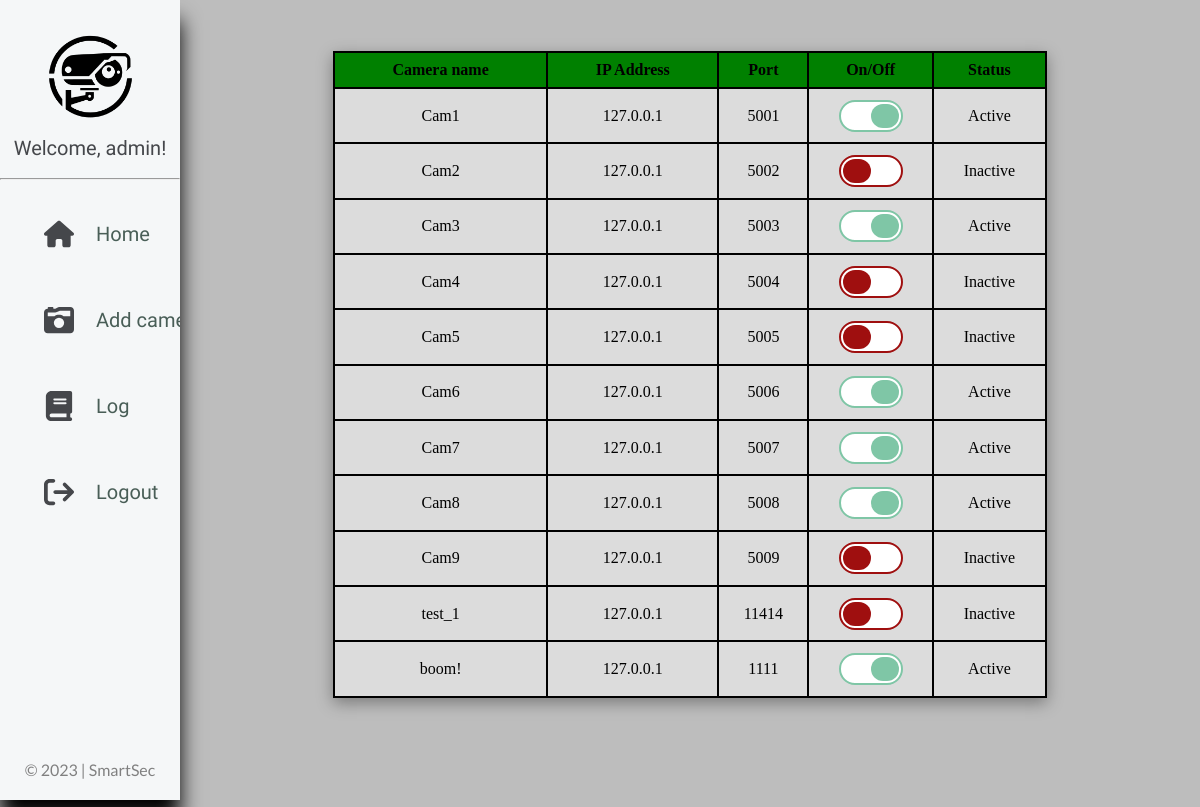
The app's page /detailed_view (signed in), older data.
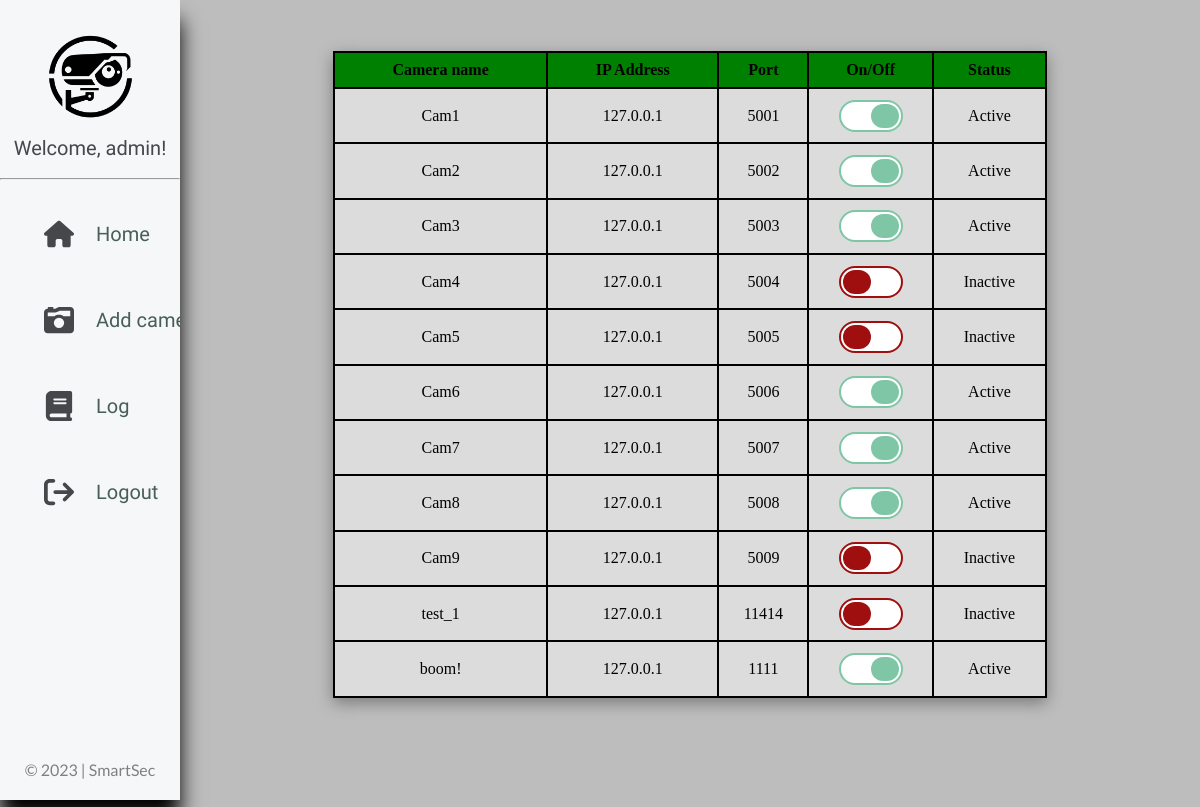
The same page, newer data.
### tables this page shows
CREATE TABLE t_cameras (cname TEXT, port INTEGER, status TEXT, lat FLOAT, lng FLOAT);

### server.py (the view)
@app.route('/detailed_view')
def detailed_view():
    if not session.get('loggedin_as'):
        return redirect('/login')
    Cameras = fetch_all_camera_from_db()
    return render_template('detailedView.html',cameras=Cameras, user=session.get('loggedin_as'))

### server.py (called while the page is built)
def dict_factory(cursor, row):
    d = {}
    for idx, col in enumerate(cursor.description):
        d[col[0]] = row[idx]
    return d

def fetch_all_camera_from_db():
    connect = sqlite3.connect('database.db')
    cursor = connect.cursor()
    cursor.row_factory = dict_factory
    cursor.execute('SELECT * FROM t_cameras')
    Cameras = cursor.fetchall()
    return Cameras

### templates/detailedView.html (shortened to what this page needs)
{% extends 'base.html' %}
{% block body %}
<table class="rwd-table">
    <tr class="table-header">
        <th>Camera name</th>
        <th>IP Address</th>
        <th>Port</th>
        <th>On/Off</th>
        <th>Status</th>
    </tr>
    {% for cam_info in cameras %}
    <tr class="table-entry">
        <td data-th="Camera name">{{cam_info.cname}}</td>
        <td data-th="IP Address">127.0.0.1</td>
        <td data-th="port">{{cam_info.port}}</td>
        <td data-th="On/Off" class="button-values">
            <div class="middle-button">
                <label class="tgl-btn{% if cam_info.status == 'Inactive' %} red{% endif %}" for="cb{{ loop.index }}"></label>
            </div>
        </td>
        <td data-th="Status">{{cam_info.status}}</td>
    </tr>
    {% endfor %}
</table>
{% endblock %}

### templates/base.html (shortened to what this page needs)
<!DOCTYPE html>
<html lang="en">
    <head>
        <link rel="stylesheet" href="{{ url_for('static', filename='css/main.css')}}">
        <link rel="stylesheet" href="https://cdnjs.cloudflare.com/ajax/libs/font-awesome/4.7.0/css/font-awesome.min.css">
    </head>
<body>
    <div class="sidepanel">
        <img class="sidepanel-logo" src="{{ url_for('static', filename='new-logo-black.png')}}">
        <p style="margin-top: -10%;" class="sidepanel-urls">Welcome, {{ user[0] }}!</p>
        <hr>
        <a id = "style-3" class="sidepanel-urls" href="{{ url_for('home') }}"><span><i class="fa fa-home"></i>Home</span></a>
        {% if user[2] == 'admin' %}
        <a id="style-3" class="sidepanel-urls" href="{{ url_for('show_add_page') }}"><span> <i class="fa fa-camera-retro fa-lg" aria-hidden="true"></i>Add camera</span></a>
        <a id = "style-3" class="sidepanel-urls" href="{{ url_for('log') }}"><span><i class="fa fa-book" aria-hidden="true"></i>Log</span></a>
        {% endif %}
        <a id = "style-3" class="sidepanel-urls" href="{{ url_for('logout') }}"><span> <i class="fa fa-sign-out"></i>Logout</span></a>
        <div class="footer"><p>© 2023 | SmartSec</p></div>
    </div>
    <div class="main-container">
        {% block body %}{% endblock %}
    </div>
</body>
</html>

### static/css/main.css (style rules this page uses)
:root { --text: #18272F; }
body { background-color: #bdbdbd; margin: 0%; }
.sidepanel { background-color: #EEEEEE; font-family: 'Oswald'; width: 15%; height: 100vh; position: fixed; top: 0%; left: 0%; box-shadow: 0px 20px 20px; z-index: 1; background-color: #F5F7F8; overflow: hidden; }
.sidepanel .footer { width: 100%; position: absolute; top: 93%; }
.sidepanel .footer p { font-family: Lato, sans-serif; color: grey; font-weight: 400; text-align: center; }
.sidepanel-logo { width: 75%; margin: auto; padding-top: 5%; display: block; }
.sidepanel-urls { width: 100%; display: block; font-family: 'Oswald', sans-serif; color: black; font-size: 20px; margin: 0%; margin-top: 15%; padding-top: 10px; padding-bottom: 10px; text-decoration: none; color: #495E57; text-wrap: nowrap; }
p.sidepanel-urls { text-align: center; color: #45474B; }
.sidepanel-urls span { margin-left: 20%; position: relative; display: inline-flex; align-items: center; }
.fa, .fas, .svg-inline--fa { padding: 2px; margin-right: 8px; margin-left: 6px; text-shadow: 1px 1px 2px #1d1d19; color: #ffffff; }
.sidepanel-urls .fa, .sidepanel-urls .fas, .sidepanel-urls .svg-inline--fa { margin-right: 20px; text-shadow: 1px 1px 2px #ffffff; color: #45474B; font-size: 30px; width: 30px; height: 30px; }
.main-container { margin-left: 15%; height: 100vh; }
.rwd-table { width: 70%; border-collapse: collapse; margin: 0 auto; margin-top: 5%; margin-bottom: 1%; box-shadow: 0px 5px 15px rgba(0, 0, 0, 0.35); }
.table-header th { background-color: green; text-align: center; border: 2px solid black; padding: 8px; grid-column: 1/5; }
.table-entry td { text-align: center; background-color: gainsboro; border: 2px solid black; padding: 1.5%; }
.middle-button { display: flex; justify-content: center; }

Row changes from the older to the newer data that the page shows:
changed t_cameras "Cam2": status "Inactive" → "Active"
